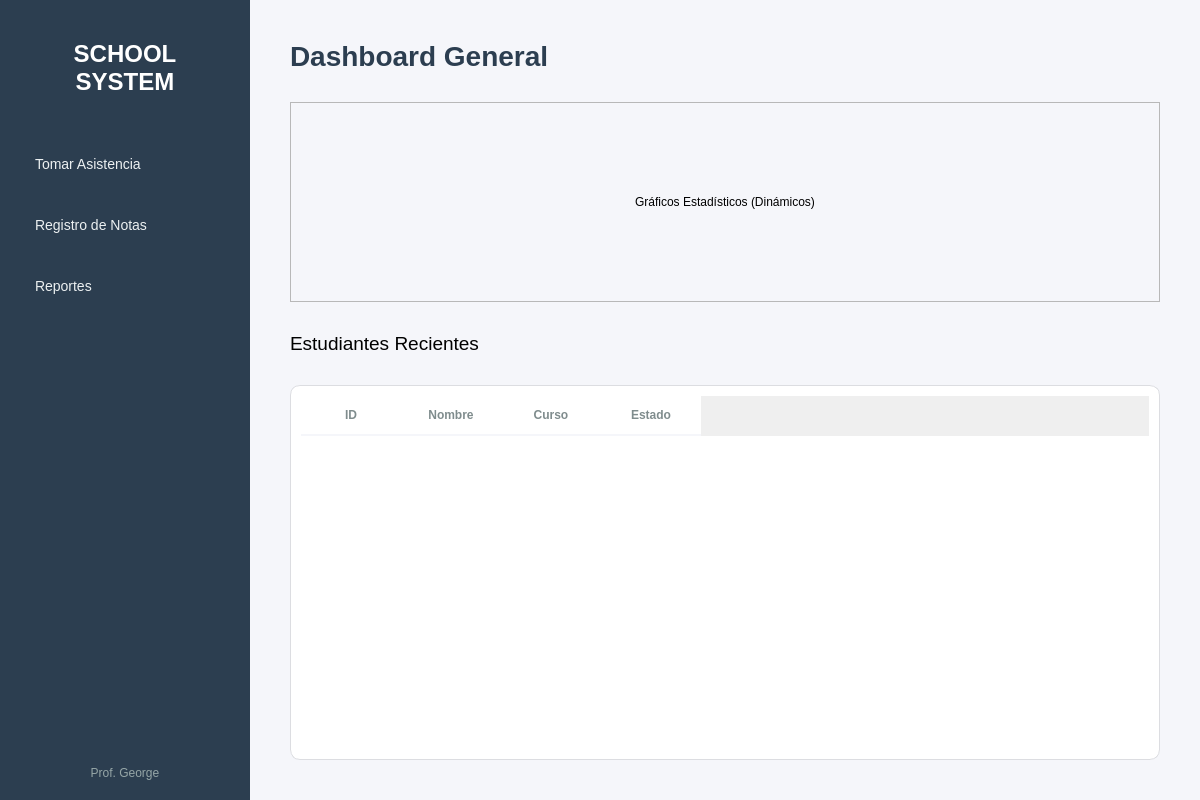
<?xml version="1.0" encoding="UTF-8"?>
<ui version="4.0">
 <class>DashboardWindow</class>
 <widget class="QMainWindow" name="DashboardWindow">
  <property name="geometry">
   <rect>
    <x>0</x>
    <y>0</y>
    <width>1200</width>
    <height>800</height>
   </rect>
  </property>
  <property name="windowTitle">
   <string>Sistema Escolar - Dashboard Mockup</string>
  </property>
  <property name="styleSheet">
   <string notr="true">QMainWindow {
    background-color: #f5f6fa;
}
#sidebar {
    background-color: #2c3e50;
    border: none;
}
#sidebarTitle {
    color: white;
    font-size: 24px;
    font-weight: bold;
    font-family: 'Segoe UI';
}
QPushButton {
    background-color: transparent;
    color: #ecf0f1;
    text-align: left;
    padding: 15px;
    border-radius: 5px;
    font-size: 14px;
    font-family: 'Segoe UI';
}
QPushButton:hover {
    background-color: #34495e;
}
#userLabel {
    color: #95a5a6;
    font-size: 12px;
}
#contentArea {
    background-color: #f5f6fa;
}
#headerTitle {
    font-size: 28px;
    color: #2c3e50;
    font-weight: bold;
    font-family: 'Segoe UI';
}
QTableWidget {
    background-color: white;
    border-radius: 10px;
    border: 1px solid #dcdde1;
    padding: 10px;
    gridline-color: #f5f6fa;
}
QHeaderView::section {
    background-color: white;
    padding: 10px;
    border: none;
    border-bottom: 2px solid #f5f6fa;
    font-weight: bold;
    color: #7f8c8d;
}
QTableWidget::item {
    padding: 10px;
    border-bottom: 1px solid #f5f6fa;
}</string>
  </property>
  <widget class="QWidget" name="centralwidget">
   <layout class="QHBoxLayout" name="horizontalLayout">
    <property name="spacing">
     <number>0</number>
    </property>
    <property name="leftMargin">
     <number>0</number>
    </property>
    <property name="topMargin">
     <number>0</number>
    </property>
    <property name="rightMargin">
     <number>0</number>
    </property>
    <property name="bottomMargin">
     <number>0</number>
    </property>
    <item>
     <widget class="QFrame" name="sidebar">
      <property name="minimumSize">
       <size>
        <width>250</width>
        <height>0</height>
       </size>
      </property>
      <property name="maximumSize">
       <size>
        <width>250</width>
        <height>16777215</height>
       </size>
      </property>
      <property name="frameShape">
       <enum>QFrame::StyledPanel</enum>
      </property>
      <property name="frameShadow">
       <enum>QFrame::Raised</enum>
      </property>
      <layout class="QVBoxLayout" name="verticalLayout">
       <property name="spacing">
        <number>15</number>
       </property>
       <property name="leftMargin">
        <number>20</number>
       </property>
       <property name="topMargin">
        <number>40</number>
       </property>
       <property name="rightMargin">
        <number>20</number>
       </property>
       <property name="bottomMargin">
        <number>20</number>
       </property>
       <item>
        <widget class="QLabel" name="sidebarTitle">
         <property name="text">
          <string>SCHOOL
SYSTEM</string>
         </property>
         <property name="alignment">
          <set>Qt::AlignCenter</set>
         </property>
        </widget>
       </item>
       <item>
        <spacer name="verticalSpacer_2">
         <property name="orientation">
          <enum>Qt::Vertical</enum>
         </property>
         <property name="sizeType">
          <enum>QSizePolicy::Fixed</enum>
         </property>
         <property name="sizeHint" stdset="0">
          <size>
           <width>20</width>
           <height>30</height>
          </size>
         </property>
        </spacer>
       </item>
       <item>
        <widget class="QPushButton" name="btnAsistencia">
         <property name="cursor">
          <cursorShape>PointingHandCursor</cursorShape>
         </property>
         <property name="text">
          <string>Tomar Asistencia</string>
         </property>
        </widget>
       </item>
       <item>
        <widget class="QPushButton" name="btnNotas">
         <property name="cursor">
          <cursorShape>PointingHandCursor</cursorShape>
         </property>
         <property name="text">
          <string>Registro de Notas</string>
         </property>
        </widget>
       </item>
       <item>
        <widget class="QPushButton" name="btnReportes">
         <property name="cursor">
          <cursorShape>PointingHandCursor</cursorShape>
         </property>
         <property name="text">
          <string>Reportes</string>
         </property>
        </widget>
       </item>
       <item>
        <spacer name="verticalSpacer">
         <property name="orientation">
          <enum>Qt::Vertical</enum>
         </property>
         <property name="sizeHint" stdset="0">
          <size>
           <width>20</width>
           <height>40</height>
          </size>
         </property>
        </spacer>
       </item>
       <item>
        <widget class="QLabel" name="userLabel">
         <property name="text">
          <string>Prof. George</string>
         </property>
         <property name="alignment">
          <set>Qt::AlignCenter</set>
         </property>
        </widget>
       </item>
      </layout>
     </widget>
    </item>
    <item>
     <widget class="QWidget" name="contentArea" native="true">
      <layout class="QVBoxLayout" name="verticalLayout_2">
       <property name="spacing">
        <number>30</number>
       </property>
       <property name="leftMargin">
        <number>40</number>
       </property>
       <property name="topMargin">
        <number>40</number>
       </property>
       <property name="rightMargin">
        <number>40</number>
       </property>
       <property name="bottomMargin">
        <number>40</number>
       </property>
       <item>
        <widget class="QLabel" name="headerTitle">
         <property name="text">
          <string>Dashboard General</string>
         </property>
        </widget>
       </item>
       <item>
        <widget class="QFrame" name="statsFrame">
         <property name="minimumSize">
          <size>
           <width>0</width>
           <height>200</height>
          </size>
         </property>
         <property name="frameShape">
          <enum>QFrame::StyledPanel</enum>
         </property>
         <property name="frameShadow">
          <enum>QFrame::Raised</enum>
         </property>
         <layout class="QHBoxLayout" name="horizontalLayout_2">
          <property name="spacing">
           <number>20</number>
          </property>
          <!-- Placeholder for dynamic charts -->
          <item>
           <widget class="QLabel" name="label_placeholder">
            <property name="text">
             <string>Gráficos Estadísticos (Dinámicos)</string>
            </property>
            <property name="alignment">
             <set>Qt::AlignCenter</set>
            </property>
           </widget>
          </item>
         </layout>
        </widget>
       </item>
       <item>
        <widget class="QLabel" name="label_3">
         <property name="font">
          <font>
           <family>Segoe UI</family>
           <pointsize>14</pointsize>
          </font>
         </property>
         <property name="text">
          <string>Estudiantes Recientes</string>
         </property>
        </widget>
       </item>
       <item>
        <widget class="QTableWidget" name="tableWidget">
         <property name="columnCount">
          <number>4</number>
         </property>
         <column>
          <property name="text">
           <string>ID</string>
          </property>
         </column>
         <column>
          <property name="text">
           <string>Nombre</string>
          </property>
         </column>
         <column>
          <property name="text">
           <string>Curso</string>
          </property>
         </column>
         <column>
          <property name="text">
           <string>Estado</string>
          </property>
         </column>
        </widget>
       </item>
      </layout>
     </widget>
    </item>
   </layout>
  </widget>
 </widget>
 <resources/>
 <connections/>
</ui>
